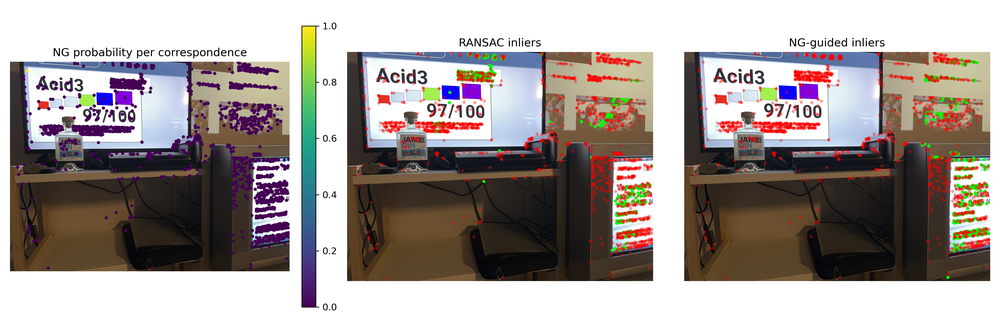
#> input picture ngransac/viz/viz_pair_00.png, 1000 x 333 px, shrunk from 4500 x 1500 before the run; its folder holds 5 pictures in this run
$ python collage_helper.py
#> lines starting #> are read from the running program, lines starting #| are printed output that depends on the picture
import os
import matplotlib.pyplot as plt
from PIL import Image

def create_collage():
    viz_folder = "viz"
    images = []
    for i in range(15):  # hardcoded from 0 to 14
        img_path = os.path.join(viz_folder, f"viz_pair_{i:02d}.png")
        if os.path.exists(img_path):
            img = Image.open(img_path)
#> img is the input picture: PIL image 1000x333 RGBA; mean R, G, B, A 166.2, 157.5, 154.5, 255
            images.append((i, img))
        else:
            print(f"Warning: {img_path} not found, skipping")
    if not images:
        print("No images found!")
        return
    num_images = len(images)
    num_cols = 3
    num_rows = (num_images + num_cols - 1) // num_cols  # ceiling division

    fig, axes = plt.subplots(num_rows, num_cols, figsize=(18, 2 * num_rows))
    if num_rows == 1:
        axes = axes.reshape(1, -1)
    for idx, (pair_num, img) in enumerate(images):
        row = idx // num_cols
        col = idx % num_cols
        axes[row, col].imshow(img)
        axes[row, col].set_title(f"Pair {pair_num:02d}", fontsize=12)
        axes[row, col].axis('off')
    for idx in range(num_images, num_rows * num_cols):
        row = idx // num_cols
        col = idx % num_cols
        axes[row, col].axis('off')
    plt.tight_layout(pad=0.5, h_pad=0.5, w_pad=0.5)

    output_path = os.path.join(viz_folder, "collage.png")
    plt.savefig(output_path, dpi=150, bbox_inches='tight')
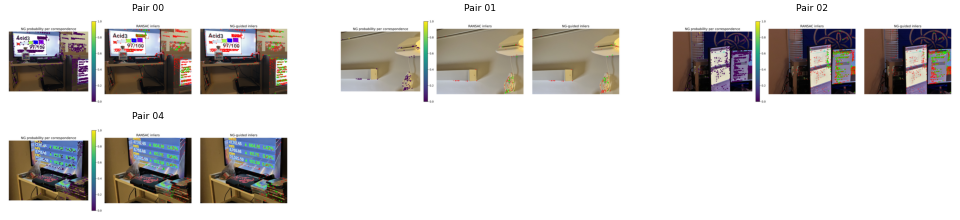
#> figure drawn by matplotlib, 4 panels
    plt.close()

    print(f"Collage saved to {output_path}")

if __name__ == "__main__":
    create_collage()
